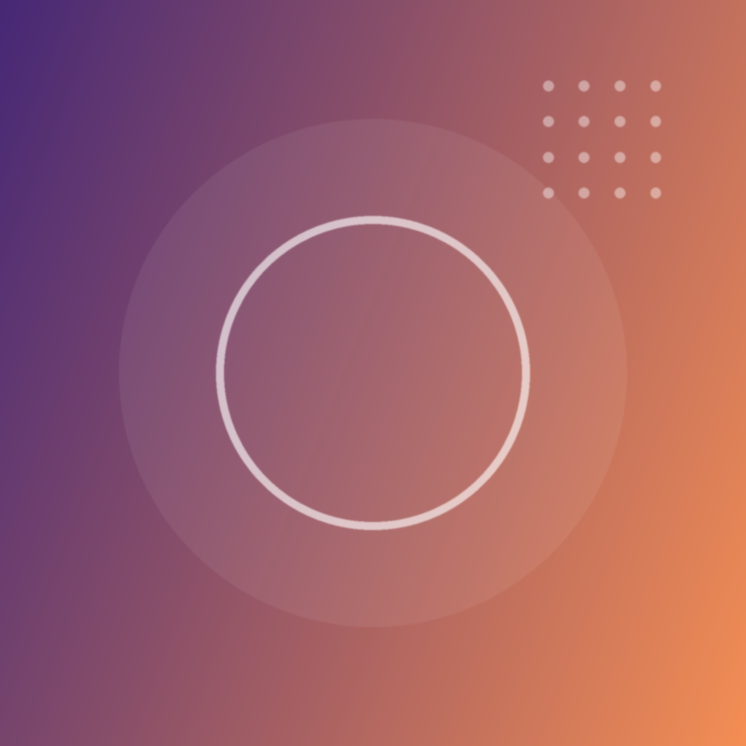
#> input picture assets/demo/cover.jpg, 1492 x 1492 px (shown at 1/2 size)
$ python -i make_set.py   (imports and definitions only)
#> lines starting #> are read from the running program, lines starting #| are printed output that depends on the picture
### tools/noproxy.py
# -*- coding: utf-8 -*-
"""给「本地地址 + 国内音乐接口」关闭代理。

为什么需要这个
--------------
本机的 `HTTP_PROXY` / `HTTPS_PROXY` 指向一个本地代理端口（如
`http://127.0.0.1:60155`），而且每次启动端口都可能变化。urllib 会老老实实
按它走代理，于是：

1. **访问自家工作台**（`http://127.0.0.1:8765`）被送去代理 → 代理不认识
   这个地址 → 返回 **502 Bad Gateway** 或**空的 404**。
   前端拿不到 JSON，只能显示「返回不是合法 JSON / 没有反应」。
   浏览器不走这个环境变量，所以**「浏览器能用、脚本不能用」或反之**都可能出现，
   这就是「刚才还好好的」的来源。

2. **访问网易云 / QQ 音乐**也走代理 → 请求从代理出口出去（多为海外 IP）
   → 网易云更容易**限流**。这正是之前「同一个查询时好时坏、跑久了的进程
   查不到」的可疑来源之一。

对策
----
在发起任何请求**之前**设置 `NO_PROXY`，把这些地址列为直连：
本地回环地址 + 国内音乐相关域名。对外网的其它请求仍走代理（不受影响）。

用法：在 `fetch163.py` / `fetch_qq.py` / `server.py` 顶部
    import noproxy   # noqa: F401
放在 import urllib 之前或之后都可以，只要在**真正发请求之前**执行即可。
"""
import os

# 必须直连的目标：本地回环 + 国内音乐接口域名
_DIRECT = [
    "127.0.0.1",
    "localhost",
    "::1",
    "0.0.0.0",
    "music.163.com",
    "163.com",
    "126.net",
    "y.qq.com",
    "c.y.qq.com",
    "u.y.qq.com",
    "i.y.qq.com",
    "qq.com",
    "gtimg.cn",
    "y.gtimg.cn",
]


def install():
    """把直连清单并入 NO_PROXY（大小写都写，不同库读法不一致）。"""
    need = ",".join(_DIRECT)
    for key in ("NO_PROXY", "no_proxy"):
        cur = (os.environ.get(key) or "").strip()
        if not cur:
            os.environ[key] = need
            continue
        have = {x.strip().lower() for x in cur.split(",") if x.strip()}
        add = [d for d in _DIRECT if d.lower() not in have]
        if add:
            os.environ[key] = cur + "," + ",".join(add)
    return os.environ.get("NO_PROXY", "")


install()

### tools/fonts.py
# -*- coding: utf-8 -*-
"""跨平台中文字体探测。

出图需要一款中文字体（粗体、常规各一）。本模块按以下顺序查找：

1. **环境变量显式指定**（最优先，任何平台都适用）
   - ``MINUET_FONT_BOLD`` —— 粗体字体文件路径
   - ``MINUET_FONT_REG``  —— 常规字体文件路径
2. 当前平台的常见字体路径候选
3. 扫描系统字体目录，按关键词匹配（微软雅黑 / 苹方 / 思源黑体 / 文泉驿…）

定位不到时抛出带解决步骤的 :class:`RuntimeError`，
而不是让上层画出一堆「豆腐块」（□□□）却不知道为什么。
"""
from __future__ import annotations

import glob
import os
import sys

# 关键词按优先级排列（越靠前越优先）。扫描字体目录时用文件名匹配。
_BOLD_KEYWORDS = [
    "msyhbd",              # 微软雅黑 Bold (Windows)
    "pingfang",            # 苹方 (macOS)
    "sourcehansanssc-bold", "sourcehansanssc_bold",
    "notosanscjk-bold", "notosanscjksc-bold",
    "sourcehansans-bold",
    "msyh", "simhei",      # 退而求其次
    "wqy-zenhei", "wqy-microhei",
    "simsun",
]
_REG_KEYWORDS = [
    "msyh",
    "pingfang",
    "sourcehansanssc-regular", "sourcehansanssc_regular",
    "notosanscjk-regular", "notosanscjksc-regular",
    "sourcehansans-regular",
    "simhei",
    "wqy-zenhei", "wqy-microhei",
    "simsun",
]

_cache: dict[str, str] = {}


def _search_dirs():
    """产出当前平台值得扫描的字体目录。"""
    if sys.platform.startswith("win"):
        win = os.environ.get("WINDIR", r"C:\Windows")
        yield os.path.join(win, "Fonts")
        local = os.environ.get("LOCALAPPDATA")
        if local:
            yield os.path.join(local, "Microsoft", "Windows", "Fonts")
    elif sys.platform == "darwin":
        yield "/System/Library/Fonts"
        yield "/Library/Fonts"
        yield os.path.expanduser("~/Library/Fonts")
    else:
        yield "/usr/share/fonts"
        yield "/usr/local/share/fonts"
        yield os.path.expanduser("~/.fonts")
        yield os.path.expanduser("~/.local/share/fonts")


def find(bold: bool = True) -> str:
    """返回一个可用的中文字体文件路径。

    :param bold: True 取粗体，False 取常规体
    :raises RuntimeError: 找不到任何可用字体时
    """
#> called with bold = True
    key = "bold" if bold else "reg"
    if key in _cache:
        return _cache[key]

    env_name = "MINUET_FONT_BOLD" if bold else "MINUET_FONT_REG"
    env_val = os.environ.get(env_name)
    if env_val:
        if os.path.exists(env_val):
            _cache[key] = env_val
            return env_val
        raise RuntimeError(
            f"环境变量 {env_name} 指向的字体文件不存在：{env_val}"
        )

    keywords = _BOLD_KEYWORDS if bold else _REG_KEYWORDS
    hits: list[tuple[int, str]] = []
    for d in _search_dirs():
        if not os.path.isdir(d):
            continue
        for ext in ("*.ttc", "*.ttf", "*.otf", "*.otc"):
            for path in glob.glob(os.path.join(d, "**", ext), recursive=True):
                name = os.path.basename(path).lower()
                for rank, kw in enumerate(keywords):
                    if kw in name:
                        hits.append((rank, path))
                        break

    if hits:
        # 关键词优先级优先；同优先级取路径较短的（通常是正体，不是变体）
        hits.sort(key=lambda t: (t[0], len(t[1])))
        _cache[key] = hits[0][1]
        return _cache[key]

    raise RuntimeError(
        "找不到可用的中文字体，出图会因为缺字变成方块。请任选一种方式解决：\n"
        "  1) 指定字体文件（推荐）\n"
        "     Windows:      set MINUET_FONT_BOLD=C:\\Windows\\Fonts\\msyhbd.ttc\n"
        "                   set MINUET_FONT_REG=C:\\Windows\\Fonts\\msyh.ttc\n"
        "     macOS/Linux:  export MINUET_FONT_BOLD=/path/to/font.ttc\n"
        "                   export MINUET_FONT_REG=/path/to/font.ttc\n"
        "  2) 安装中文字体后重试\n"
        "     Debian/Ubuntu:  sudo apt install fonts-noto-cjk\n"
        "     CentOS/RHEL:    sudo yum install wqy-zenhei-fonts\n"
        "     macOS 自带苹方，通常无需安装"
    )


def find_bold() -> str:
    return find(bold=True)


def find_regular() -> str:
    return find(bold=False)


# [3 lines that do not run on import are left out]

### tools/make_set.py
#!/usr/bin/env python
# -*- coding: utf-8 -*-
"""
批量套装生成器  (make_set.py)

给一个歌手名 → 取网易云热门前 N 首 → 每首自动出两张成品图：
  1. 正方形专辑封面母版（1492x1492，CDN 原图，非截图）
  2. 30x50mm 播放界面（默认 1181x1968 @1000DPI，即精确 30x50mm）

用法:
  python make_set.py 颜人中 --top 10 --out "outputs/颜人中套装"

  # 只要封面不要播放界面
  python make_set.py 颜人中 --top 10 --only cover

常用参数:
  --top N        取热门前 N 首（默认 10）
  --out  <目录>  输出目录
  --width <px>   播放界面宽度（默认 1181 = 30mm @1000DPI）
  --dpi   <n>    写入文件的 DPI 元数据（默认 1000）
  --likes <文本> 红心数文案（网易云**不公开**红心数，默认占位 "999w+"）
  --comments auto|固定值   评论数，默认 auto=取接口真实值
  --listeners    在线人数文案（不公开，默认 "999+人"）
  --playlist     顶部标题（默认 "我喜欢的音乐"）
  --allow-placeholder      保留「无封面」的歌（默认跳过并取下一首补位）

⚠️ 网易云对**缺失封面**的歌曲会返回「纯色横带」占位图（HTTP 200、能解码、尺寸正常）。
   本脚本会自动识别并跳过该曲，用排名下一位补上，保证 --top 张都是干净封面。

输出目录结构:
  <out>/covers/   01 歌名 - 歌手.jpg     正方形封面母版
  <out>/players/  01 歌名 - 歌手.png     30x50mm 播放界面（印刷级）
  <out>/players/  01 歌名 - 歌手.jpg     同上，JPG 版（传平台用）
  <out>/总览.jpg                          全部成品九宫格
"""
import argparse
import os
import sys
import time

HERE = os.path.dirname(os.path.abspath(__file__))
sys.path.insert(0, HERE)

from PIL import Image, ImageDraw, ImageFilter, ImageFont
import numpy as np

from fetch163 import (API, cover_url, download, get_json, get_json_ex,
                      safe_name, search)
from fetch_qq import (MAX_COVER as QQ_MAX_COVER, comment_total_q, cover_url_q,
                      download as download_q, hot_songs_q, search_singer_mid)
from fonts import find_bold
from make_player import make as make_player

# 30mm x 50mm @ 1000DPI  ->  1181 x 1968 px
W_DEFAULT = 1181
RATIO_30X50 = 1968 / 1181
# 中文字体：自动探测（可用 MINUET_FONT_BOLD 覆盖）
FONT_BD = find_bold()

# [4 lines not run here, left out]


# ---------------- 数据 ----------------

# [51 lines left out: functions norm, hot_songs_ex, hot_songs, not called in this run]


LEAD_MIN = 0.5      # 主唱命中率低于此值 → 判定「版权不在网易云」，自动切 QQ


# [38 lines left out: functions lead_rate, comment_total, human, not called in this run]


def fmt_dur(ms) -> str:
    s = int((ms or 0) / 1000)
    return f"{s // 60:02d}:{s % 60:02d}"


# [43 lines left out: functions save_retry, normalize_cover, not called in this run]


def is_placeholder(path: str) -> bool:
    """网易云对**缺失封面**的歌曲返回「占位图」——若干条纯色横带，
    部分还叠了胶片噪点伪装成有纹理的样子。

    这种图 HTTP 200、能正常解码、尺寸（1000×1000）也正常，
    小缩略图上几乎看不出问题，**但放进商品图就是一块脏色块**。

    判据（实测分离度极高，全部样本无一误判）：
      1) **水平方向边缘密度 ≈ 0** —— 纯横带在水平方向完全没有梯度
         实测：占位图 = 0.00000；真实封面最低 = 0.00543（极简白底那张）
      2) 兜底 —— 模糊去噪后「每行几乎是常数」的占比 > 0.995
         实测：占位图 = 1.000；真实封面最高 = 0.722

    仅用「行标准差」不行：带噪点的占位图行内标准差约 5，会漏判。
    """
#> called with path = '../assets/demo/cover.jpg'
    try:
        g = np.asarray(
            Image.open(path).convert("L").filter(ImageFilter.GaussianBlur(2.0)),
            dtype=float)
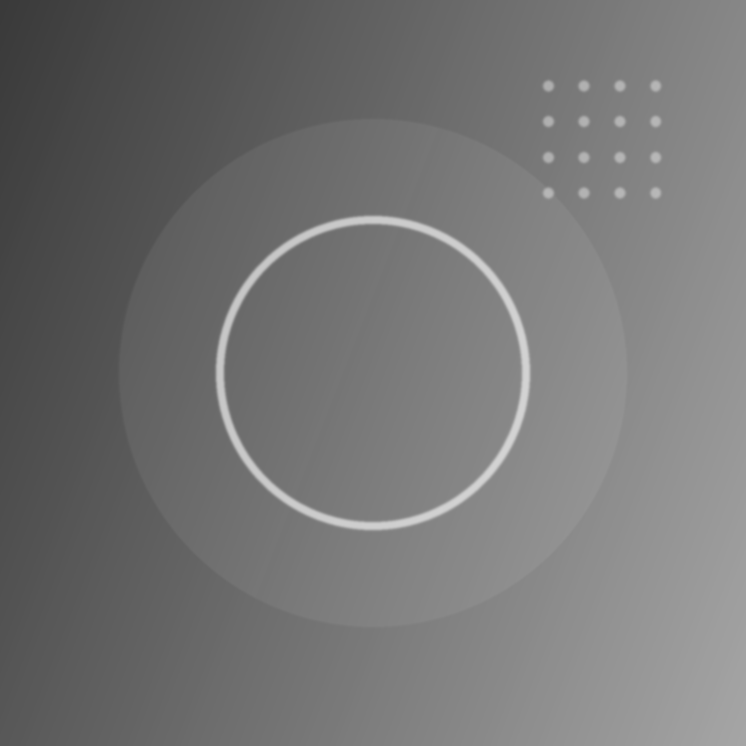
#> g: shape (1492, 1492) float64 (shown at 1/2 size); min 58, max 211, mean 115.9
        if g.ndim != 2 or g.shape[0] < 8 or g.shape[1] < 8:
            return False
        he = float((np.abs(np.diff(g, axis=1)) > 4).mean())
#> he = 0.00976
        row_flat = float((g.std(axis=1) < 3.0).mean())
#> row_flat = 0
        return he < 0.001 or row_flat > 0.995
    except Exception:
        return False


# ---------------- 总览九宫格 ----------------

# [200 lines left out: functions contact_sheet, main, not called in this run]


# [2 lines not run here, left out]

>>> result = is_placeholder('../assets/demo/cover.jpg')
#> result = False
